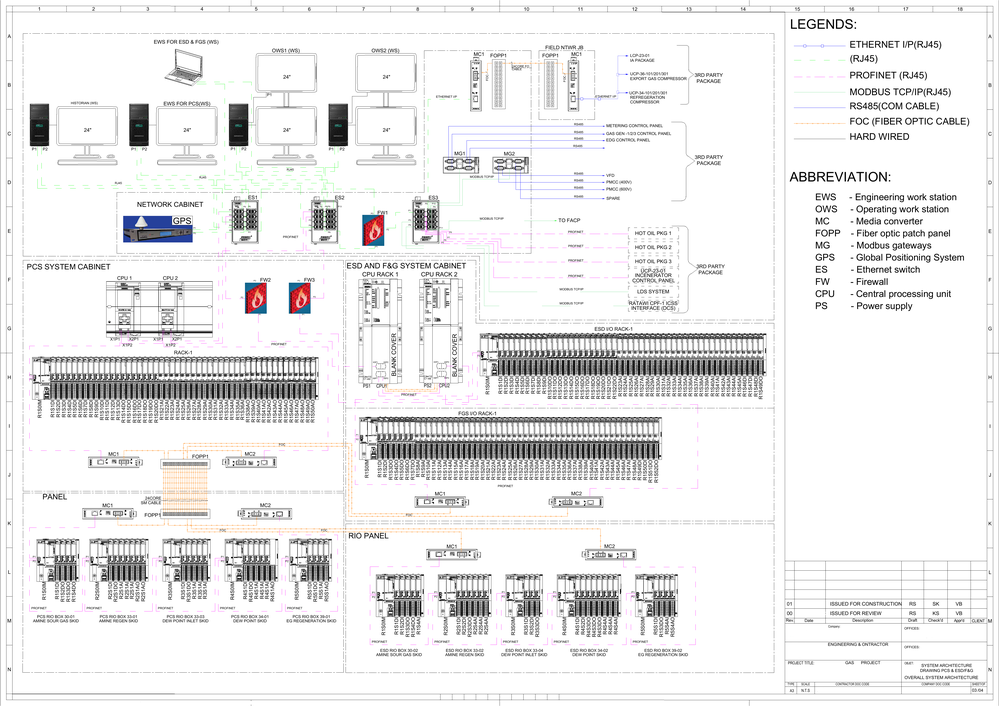
#> input picture example/schema.png, 999 x 706 px, shrunk from 4963 x 3509 before the run
$ python -i lines.py   (imports and definitions only)
#> lines starting #> are read from the running program, lines starting #| are printed output that depends on the picture
#> further down, picture is the input picture: shape (706, 999, 3); mean B, G, R 235.4, 235.1, 235.6
"""Line detection and classification using Hough transform."""

from __future__ import annotations

import math

import cv2
import numpy as np


def _sample_along_segment(
    img: np.ndarray, x1: int, y1: int, x2: int, y2: int, n_samples: int = 20
) -> np.ndarray:
    """Sample pixel values at evenly spaced points along a segment.

    Returns an array of shape (n_samples, C) where C is the number of
    channels (3 for BGR, 1 for grayscale).
    """
    xs = np.linspace(x1, x2, n_samples).astype(int)
    ys = np.linspace(y1, y2, n_samples).astype(int)

    h, w = img.shape[:2]
    xs = np.clip(xs, 0, w - 1)
    ys = np.clip(ys, 0, h - 1)

    return img[ys, xs]


def _mean_color_along_segment(
    img_bgr: np.ndarray, x1: int, y1: int, x2: int, y2: int, n_samples: int = 20
) -> tuple[int, int, int]:
    """Return the mean RGB colour sampled along a line segment."""
    samples_bgr = _sample_along_segment(img_bgr, x1, y1, x2, y2, n_samples)
    mean_bgr = samples_bgr.mean(axis=0).astype(int)
    # BGR -> RGB
    return (int(mean_bgr[2]), int(mean_bgr[1]), int(mean_bgr[0]))


def detect_lines(img: np.ndarray, min_length: int = 30) -> list[dict]:
    """Detect line segments via HoughLinesP.

    Preprocessing: grayscale conversion, Canny edge detection, then
    probabilistic Hough transform.

    Returns a list of dicts with keys:
        x1, y1, x2, y2 : int endpoint coordinates
        length          : float segment length in pixels
        angle           : float angle in degrees (0-90)
        color           : (r, g, b) mean colour sampled along the segment
    """
#> called with min_length = 30
    gray = cv2.cvtColor(img, cv2.COLOR_BGR2GRAY) if img.ndim == 3 else img
    edges = cv2.Canny(gray, 50, 150, apertureSize=3)
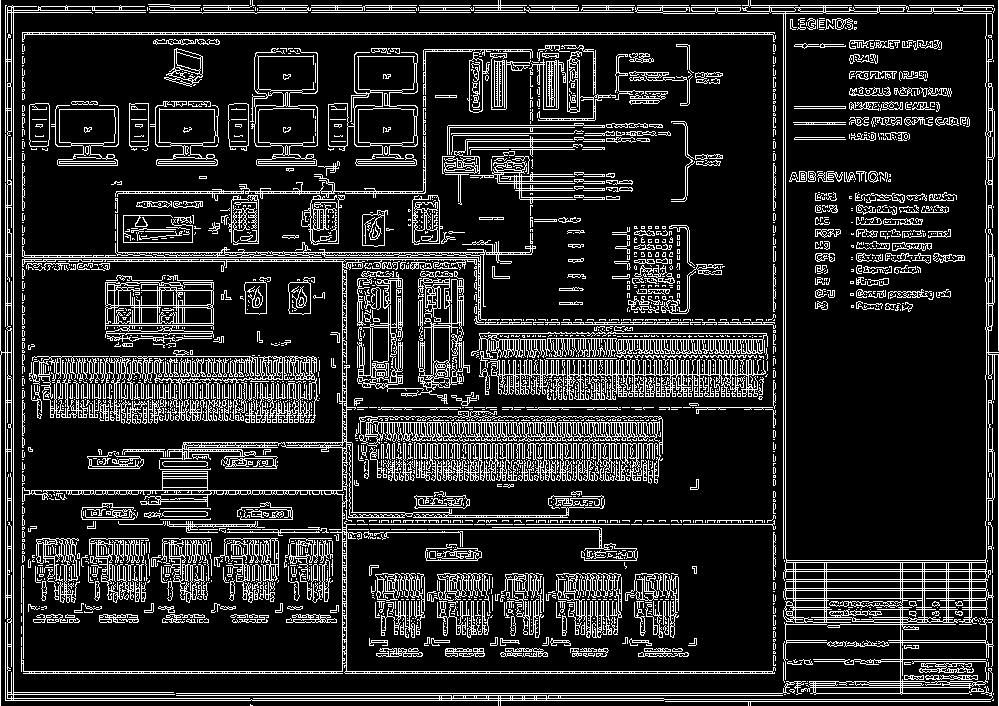
#> edges: shape (706, 999); 16% white in thin lines or dots

    raw = cv2.HoughLinesP(
        edges,
        rho=1,
        theta=np.pi / 180,
        threshold=50,
        minLineLength=min_length,
        maxLineGap=10,
    )
#> raw = 1378 rows, first 6: [0, 34, 785, 34], [170, 5, 998, 5], [7, 700, 7, 7], [170, 7, 998, 7], [176, 693, 968, 693], [986, 701, 986, 8]

    if raw is None:
        return []

    # Prepare BGR image for colour sampling
    if img.ndim == 2:
        img_bgr = cv2.cvtColor(img, cv2.COLOR_GRAY2BGR)
    else:
        img_bgr = img

    lines: list[dict] = []
    for segment in raw:
        x1, y1, x2, y2 = segment[0]
        length = math.hypot(x2 - x1, y2 - y1)
        angle = math.degrees(math.atan2(abs(y2 - y1), abs(x2 - x1)))
        color = _mean_color_along_segment(img_bgr, int(x1), int(y1), int(x2), int(y2))
        lines.append({
            "x1": int(x1),
            "y1": int(y1),
            "x2": int(x2),
            "y2": int(y2),
            "length": round(length, 2),
            "angle": round(angle, 2),
            "color": color,
        })
#> this loop made 1378 passes
#> (x1, y1, x2, y2, length, angle, color) on passes 1 to 3: (0, 34, 785, 34, 785, 0, (250, 250, 250)), (170, 5, 998, 5, 828, 0, (231, 231, 231)), (7, 700, 7, 7, 693, 90, (253, 253, 253))
#> after the loop, lines = 1378 items

    return lines


# [102 lines left out: functions classify_line_types, count_connections, not called in this run]

>>> import cv2
>>> picture = cv2.imread('../../../example/schema.png')
>>> result = detect_lines(picture)
#> result = 1378 items
